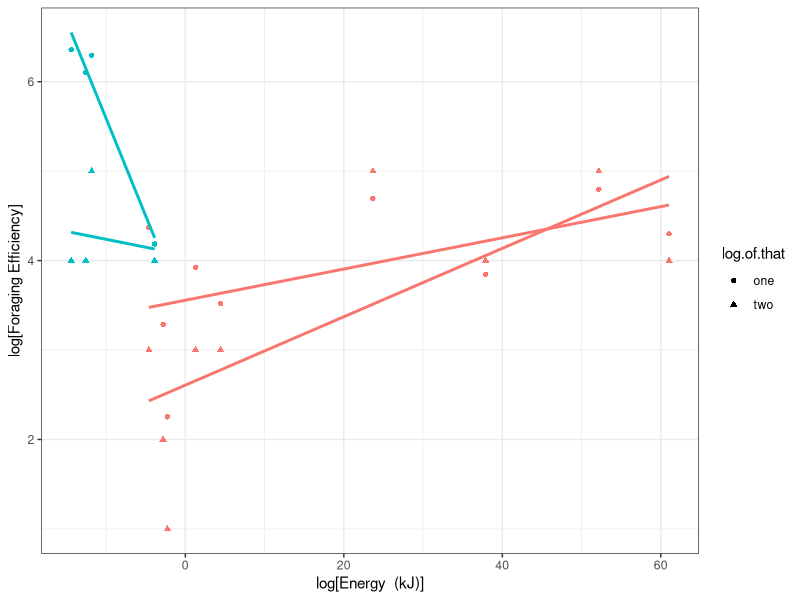
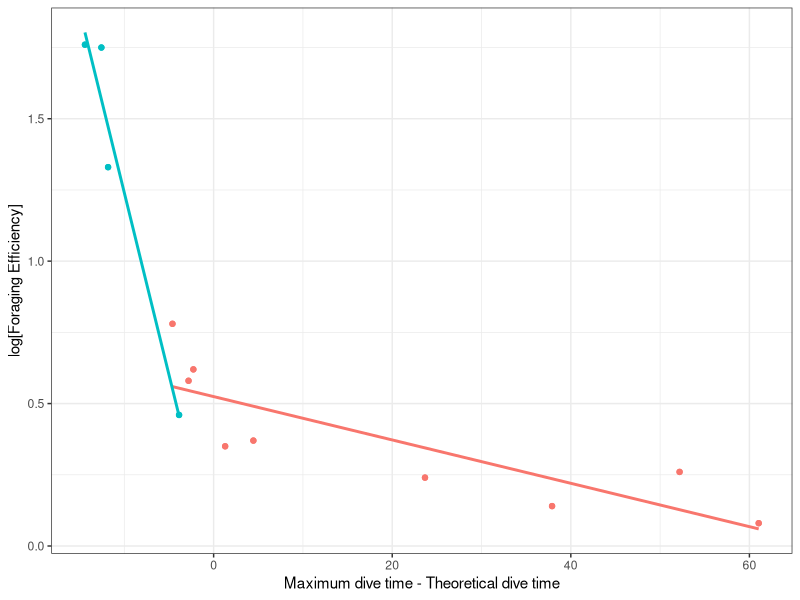

The R script that drew these images, in order:
####################################
# Figures for Jeremy's scaling paper
####################################

# load packages
library(dplyr)
library(ggplot2)
library(readxl)

# load data
#d_full <- read.csv("Cetacea model output NULL_EXTANT.csv")
d_full <- read.csv("Cetacea model output BOUT_EXTANT.csv")
#d_full <- read.csv("Cetacea model output NULL_ALL_ENP.csv")

d_sp <- read.csv("Stats by species.csv")



############
# Figure 2B
############
fig_2b <- ggplot(d_sp, aes(DT.max...TADL, log.value, color = Group, shape = log.of.that)) +
  geom_point() + 
  geom_smooth(data = filter(d_sp, Group == "Rorqual"), aes(group = log.of.that), method = lm, se = FALSE) +
  geom_smooth(data = filter(d_sp, Group == "Odontocete"), aes(group = log.of.that), method = lm, se = FALSE) +
  theme_bw() + guides(size=FALSE, color=FALSE) +
  labs(x = "log[Energy  (kJ)]", y = "log[Foraging Efficiency]")
fig_2b


############
# Figure 2C
############
fig_2c <- ggplot(data = d_sp, aes(DT.max...TADL, logEff_max.0.75, color = Group)) +
  geom_point() +
  geom_smooth(aes(group = Group), method = lm, se = FALSE) +
  theme_bw() + guides(size=FALSE, color=FALSE) +
  labs(x = "Maximum dive time - Theoretical dive time", y = "log[Foraging Efficiency]")
fig_2c

